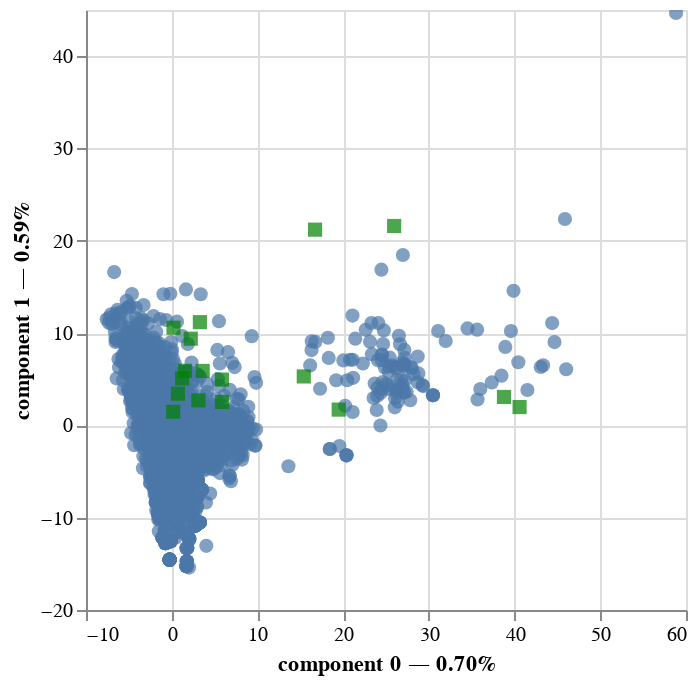

Notebook code cell kept with this figure:
### Code cell
print('En verde se plotean las columnas, en azul las observaciones.\nSe observan al menos dos grupos (o clusters) concentrados de observaciones. ')
famd.plot(
    data_sin_na,
    x_component=0,
    y_component=1
)

### Figure 1 — Vega-Lite specification as saved in the notebook (floating-point values rounded to 4 significant figures; data arrays with more than 128 entries replaced by an {"elided": "..."} marker saying what was removed)
{"config": {"view": {"continuousWidth": 300, "continuousHeight": 300}}, "layer": [{"mark": {"type": "circle", "size": 50}, "encoding": {"tooltip": [{"field": "Booking_ID", "type": "nominal"}, {"field": "component 0", "type": "quantitative"}, {"field": "component 1", "type": "quantitative"}], "x": {"axis": {"title": "component 0 — 0.70%"}, "field": "component 0", "scale": {"zero": false}, "type": "quantitative"}, "y": {"axis": {"title": "component 1 — 0.59%"}, "field": "component 1", "scale": {"zero": false}, "type": "quantitative"}}, "name": "view_1"}, {"data": {"name": "data-692d8253db7fcf727f94091d8634f05d"}, "mark": {"type": "square", "color": "green", "size": 50}, "encoding": {"tooltip": [{"field": "variable", "type": "nominal"}], "x": {"field": "component 0", "scale": {"zero": false}, "type": "quantitative"}, "y": {"field": "component 1", "scale": {"zero": false}, "type": "quantitative"}}}], "data": {"name": "data-7792cedb683629b949815e927e92fd9e"}, "params": [{"name": "param_1", "select": {"type": "interval", "encodings": ["x", "y"]}, "bind": "scales", "views": ["view_1"]}], "$schema": "https://vega.github.io/schema/vega-lite/v5.8.0.json", "datasets": {"data-7792cedb683629b949815e927e92fd9e": {"elided": "5000 records"}, "data-692d8253db7fcf727f94091d8634f05d": [{"variable": "avg_price_per_room", "component 0": 5.862, "component 1": 2.539}, {"variable": "arrival_date", "component 0": 1.549, "component 1": 5.913}, {"variable": "arrival_month", "component 0": 3.613, "component 1": 5.899}, {"variable": "arrival_year", "component 0": 0.7251, "component 1": 3.434}, {"variable": "lead_time", "component 0": 16.72, "component 1": 21.2}, {"variable": "market_segment_type", "component 0": 25.95, "component 1": 21.6}, {"variable": "no_of_adults", "component 0": 15.41, "component 1": 5.301}, {"variable": "no_of_children", "component 0": 1.209, "component 1": 5.09}, {"variable": "no_of_previous_bookings_not_canceled", "component 0": 38.77, "component 1": 3.079}, {"variable": "no_of_previous_cancellations", "component 0": 19.48, "component 1": 1.708}, {"variable": "no_of_special_requests", "component 0": 2.222, "component 1": 9.392}, {"variable": "no_of_week_nights", "component 0": 5.86, "component 1": 4.966}, {"variable": "no_of_weekend_nights", "component 0": 3.117, "component 1": 2.704}, {"variable": "repeated_guest", "component 0": 40.58, "component 1": 1.985}, {"variable": "required_car_parking_space", "component 0": 0.1732, "component 1": 1.478}, {"variable": "room_type_reserved", "component 0": 3.287, "component 1": 11.18}, {"variable": "type_of_meal_plan", "component 0": 0.2117, "component 1": 10.58}]}}
